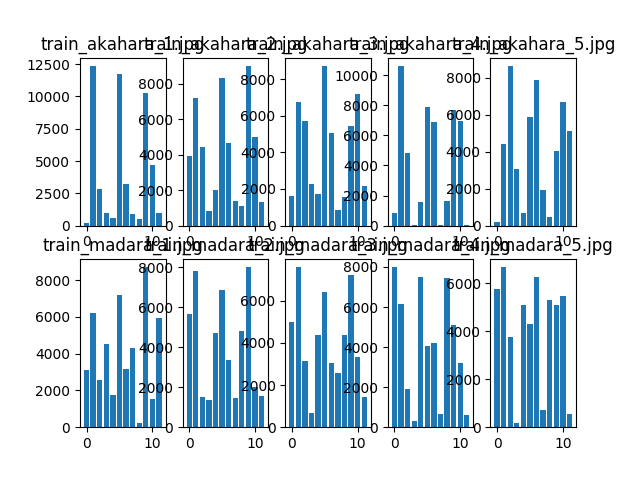

The Python source for this figure:
import cv2
import numpy as np
import matplotlib.pyplot as plt

def insert_database(database, i, img, c):
    r = img[...,2]
    g = img[...,1]
    b = img[...,0]

    shade = 4
    for s in range(shade):
        database[i, s] = np.sum(((s*64) <= b) & (b < ((s+1)*64)))
        database[i, s+shade] = np.sum(((s*64) <= g) & (g < ((s+1)*64)))
        database[i, s+shade*2] = np.sum(((s*64) <= r) & (r < ((s+1)*64)))
    database[i, shade*3] = c

database = np.zeros((10, 13), dtype=np.int)

left = [0, 1, 2, 3, 4, 5, 6, 7, 8, 9, 10, 11]
fig, axes = plt.subplots(2, 5)
for i in range(5):
    img = cv2.imread("dataset/train_akahara_"+str(i+1)+".jpg")
    insert_database(database, i, img, 0)
    axes[0][i].set_title("train_akahara_"+str(i+1)+".jpg")
    axes[0][i].bar(left, database[i, 0:12])
    img = cv2.imread("dataset/train_madara_"+str(i+1)+".jpg")
    insert_database(database, i+5, img, 1)
    axes[1][i].set_title("train_madara_"+str(i+1)+".jpg")
    axes[1][i].bar(left, database[i+5, 0:12])

print(database)
plt.savefig("my_answer_84.png")
